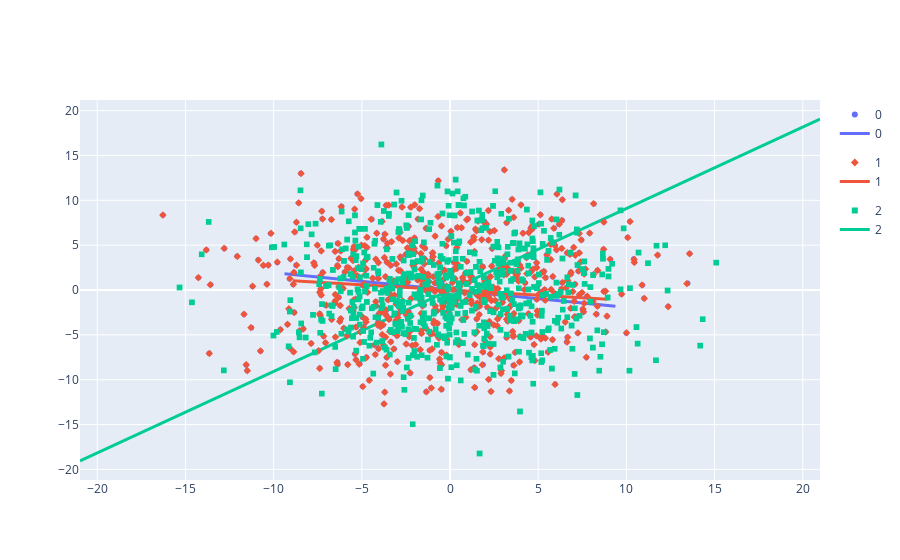

Notebook source saved alongside this figure:
### Code cell
fig_points = px.scatter(points_df, x="x", y="y", color="dataset", symbol="dataset")
fig_plane = px.line(plane_df, x="x", y="y", color="dataset")
fig_plane.update_traces(line=dict(width=3))
fig = go.Figure(data=fig_points.data + fig_plane.data)
fig.show()

### Figure 1 — Plotly figure (JSON) as saved in the notebook; plotly's stock layout.template omitted (floating-point values rounded to 4 significant figures; data arrays with more than 128 entries replaced by an {"elided": "..."} marker saying what was removed)
{"data": [{"hovertemplate": "dataset=0<br>x=%{x}<br>y=%{y}<extra></extra>", "legendgroup": "0", "marker": {"color": "#636efa", "symbol": "circle"}, "mode": "markers", "name": "0", "showlegend": true, "type": "scattergl", "x": {"elided": "600 float values"}, "xaxis": "x", "y": {"elided": "600 float values"}, "yaxis": "y"}, {"hovertemplate": "dataset=1<br>x=%{x}<br>y=%{y}<extra></extra>", "legendgroup": "1", "marker": {"color": "#EF553B", "symbol": "diamond"}, "mode": "markers", "name": "1", "showlegend": true, "type": "scattergl", "x": {"elided": "600 float values"}, "xaxis": "x", "y": {"elided": "600 float values"}, "yaxis": "y"}, {"hovertemplate": "dataset=2<br>x=%{x}<br>y=%{y}<extra></extra>", "legendgroup": "2", "marker": {"color": "#00cc96", "symbol": "square"}, "mode": "markers", "name": "2", "showlegend": true, "type": "scattergl", "x": {"elided": "600 float values"}, "xaxis": "x", "y": {"elided": "600 float values"}, "yaxis": "y"}, {"hovertemplate": "dataset=0<br>x=%{x}<br>y=%{y}<extra></extra>", "legendgroup": "0", "line": {"color": "#636efa", "dash": "solid", "width": 3}, "marker": {"symbol": "circle"}, "mode": "lines", "name": "0", "orientation": "v", "showlegend": true, "type": "scatter", "x": [9.38, 7.295, 5.211, 3.127, 1.042, -1.042, -3.127, -5.211, -7.295, -9.38], "xaxis": "x", "y": [-1.808, -1.406, -1.004, -0.6026, -0.2009, 0.2009, 0.6026, 1.004, 1.406, 1.808], "yaxis": "y"}, {"hovertemplate": "dataset=1<br>x=%{x}<br>y=%{y}<extra></extra>", "legendgroup": "1", "line": {"color": "#EF553B", "dash": "solid", "width": 3}, "marker": {"symbol": "circle"}, "mode": "lines", "name": "1", "orientation": "v", "showlegend": true, "type": "scatter", "x": [8.919, 6.937, 4.955, 2.973, 0.991, -0.991, -2.973, -4.955, -6.937, -8.919], "xaxis": "x", "y": [-1.023, -0.7959, -0.5685, -0.3411, -0.1137, 0.1137, 0.3411, 0.5685, 0.7959, 1.023], "yaxis": "y"}, {"hovertemplate": "dataset=2<br>x=%{x}<br>y=%{y}<extra></extra>", "legendgroup": "2", "line": {"color": "#00cc96", "dash": "solid", "width": 3}, "marker": {"symbol": "circle"}, "mode": "lines", "name": "2", "orientation": "v", "showlegend": true, "type": "scatter", "x": [-20.98, -16.32, -11.65, -6.993, -2.331, 2.331, 6.993, 11.65, 16.32, 20.98], "xaxis": "x", "y": [-19.06, -14.83, -10.59, -6.354, -2.118, 2.118, 6.354, 10.59, 14.83, 19.06], "yaxis": "y"}], "layout": {}}
